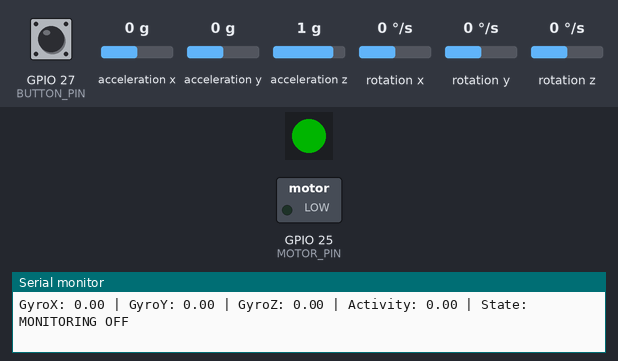
A sketch run on a simulated ESP32. Parts: 1 RGB LEDs in strip order, left to right, switched loads named in the sketch (green lamp = pin HIGH), the last lines printed to the serial monitor. The inputs (shaded band) are chosen by the test bench; at power-on: GPIO 27 (BUTTON_PIN) HIGH, rotation x 0 °/s, acceleration x 0 g, acceleration y 0 g, acceleration z 1 g, rotation y 0 °/s, rotation z 0 °/s. Dim RGB values are drawn brighter than linear; WiFi joins after 1.5 s; servers stay silent unless stated; uploads are accepted with an empty reply.

Above: at 5.4 s.
5.5 s: GPIO 27 (BUTTON_PIN) pulled LOW for 0.15 s
At 6.1 s:
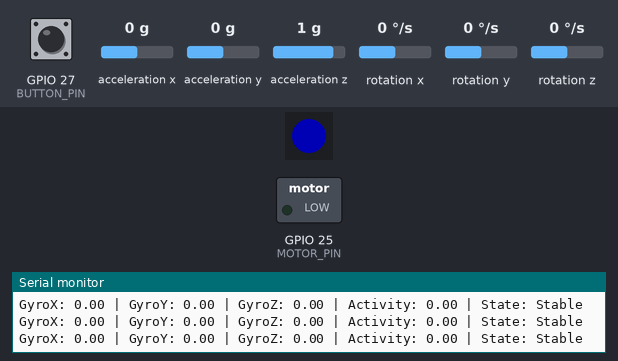
7.1 s: rotation x set to -117 °/s
At 7.8 s:
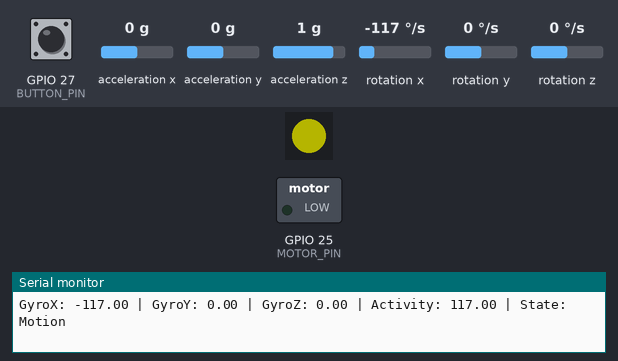
8.6 s: rotation x set to -125 °/s
At 8.7 s:
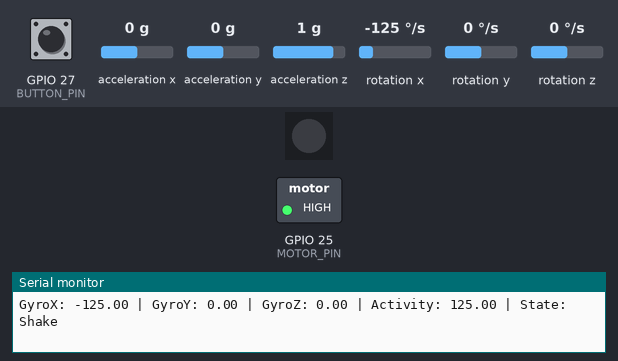
11.6 s: GPIO 27 (BUTTON_PIN) pulled LOW for 1 s
At 12.0 s:
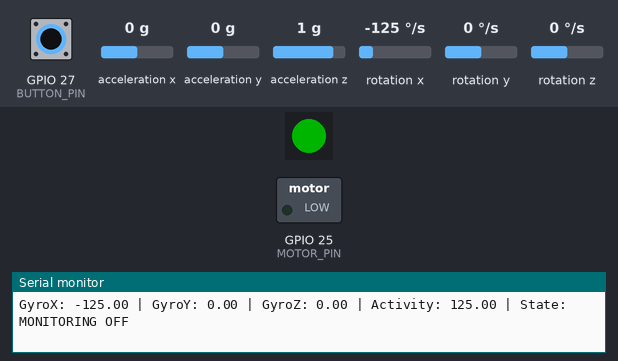
14.1 s: GPIO 27 (BUTTON_PIN) pulled LOW for 3.2 s
At 14.5 s:
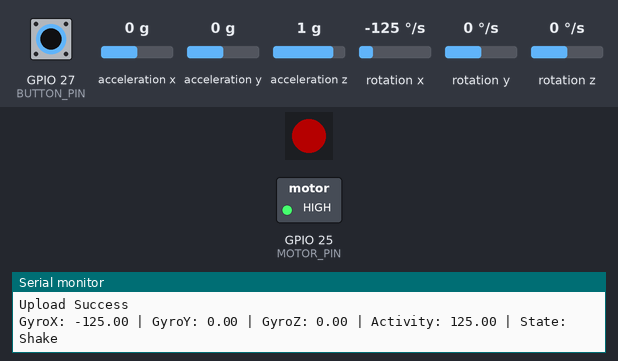
18.8 s: rotation x set to -100 °/s
At 19.1 s:
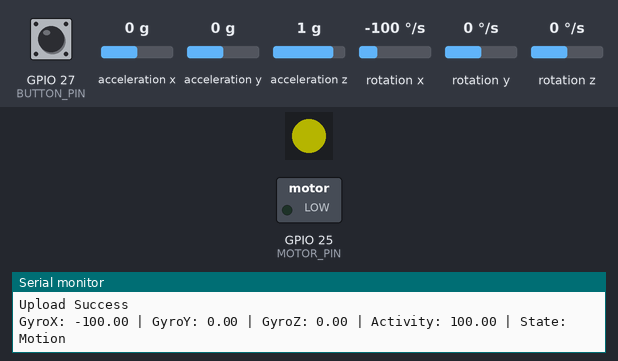
Timing chart, 0 to 21.3 s (numbered marks = the images above; inputs shaded):
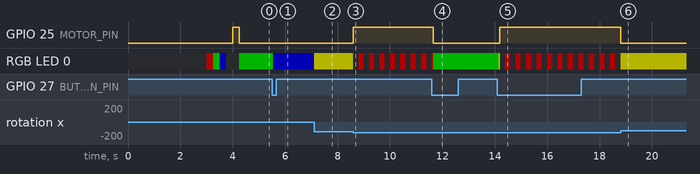

Measured:
- the behaviour switches between -120 and -121 °/s on rotation x (found by bisection; images 2 and 3)
- after the input at 5.5 s, RGB LED 0: RGB(0, 64, 0) → RGB(0, 0, 64) after 0.05 s
- after the input at 7.1 s, RGB LED 0: RGB(0, 0, 64) → RGB(64, 64, 0) at once
- after the input at 8.6 s, GPIO 25 (MOTOR_PIN): LOW → HIGH at once; RGB LED 0: alternates RGB(64, 0, 0) for 0.20 s and off for 0.20 s, starting at once
- after the input at 11.6 s, GPIO 25 (MOTOR_PIN): HIGH → LOW after 0.05 s
- after the input at 14.1 s, GPIO 25 (MOTOR_PIN): LOW → HIGH after 0.08 s; RGB LED 0: RGB(0, 64, 0) → RGB(64, 64, 0) after 0.05 s, then repeats every 0.40 s: off 0.20 s, RGB(64, 0, 0) 0.20 s
- after the input at 18.8 s, GPIO 25 (MOTOR_PIN): HIGH → LOW at once

The sketch:

Motionlogger101.ino
```cpp
#include <Wire.h>
#include <WiFi.h>
#include <HTTPClient.h>
#include <WiFiClientSecure.h>
#include <MPU6050_tockn.h>
#include <Adafruit_NeoPixel.h>

// ======================== CONFIGURATION ========================

const char* ssid = "Pixel_2117";
const char* password = "Gj05lh@3467";

const char* GOOGLE_SCRIPT_URL =
    "https://script.google.com/macros/s/AKfycbz9Z-aAJifnZ4eQxuKt7BT4tE6Qk9MCAONts4fXTmr1R6IK8vva0Mt_qDTQazYHTCVJTw/exec";

const uint8_t SDA_PIN = 21;
const uint8_t SCL_PIN = 22;
const uint8_t NEOPIXEL_PIN = 26;
const uint8_t MOTOR_PIN = 25;
const uint8_t BUTTON_PIN = 27;
const uint8_t PIXEL_COUNT = 1;

const float STABLE_THRESHOLD = 5.0f;
const float MOTION_THRESHOLD = 25.0f;
const float SHAKE_THRESHOLD = 120.0f;

const float FILTER_OLD_WEIGHT = 0.8f;
const float FILTER_NEW_WEIGHT = 0.2f;

const unsigned long RED_FLASH_INTERVAL = 200;
const unsigned long SERIAL_INTERVAL = 100;
const unsigned long BUTTON_DEBOUNCE_TIME = 50;
const unsigned long STARTUP_STEP_TIME = 250;
const unsigned long STARTUP_MOTOR_TIME = 250;

const unsigned long UPLOAD_INTERVAL = 5000;
const unsigned long WIFI_RETRY_INTERVAL = 5000;
const uint16_t HTTP_TIMEOUT = 5000;
const uint8_t UPLOAD_QUEUE_LENGTH = 10;

const uint8_t LED_BRIGHTNESS = 64;
const uint8_t COLOR_LEVEL = 255;

// ===============================================================

enum ActivityState {
  STABLE,
  MOTION,
  SHAKE
};

enum UploadEvent {
  HEARTBEAT,
  STABLE_EVENT,
  MOTION_STARTED,
  SHAKE_STARTED
};

struct UploadRecord {
  float activity;
  ActivityState state;
  UploadEvent event;
};

MPU6050 mpu(Wire);
Adafruit_NeoPixel pixel(
    PIXEL_COUNT,
    NEOPIXEL_PIN,
    NEO_GRB + NEO_KHZ800);

QueueHandle_t uploadQueue = nullptr;
portMUX_TYPE activityMux = portMUX_INITIALIZER_UNLOCKED;

bool monitoringEnabled = false;
bool lastRawButtonState = HIGH;
bool stableButtonState = HIGH;

bool lastWiFiConnected = false;

unsigned long lastButtonChangeTime = 0;
unsigned long lastSerialTime = 0;
unsigned long lastWiFiRetryTime = 0;

float gyroX = 0.0f;
float gyroY = 0.0f;
float gyroZ = 0.0f;
float activity = 0.0f;

ActivityState currentState = STABLE;

volatile int lastHttpResponse = 0;

uint32_t lastLEDColor = 0;
bool ledInitialized = false;

void initializeHardware();
void startupAnimation();
void readButton();
void readIMU();
void calculateActivity();
void updateOutputs();
void printStatus();
void setLED(uint8_t red, uint8_t green, uint8_t blue);
void startWiFi();
void maintainWiFi();
void queueStateUpload(ActivityState state, float value);
void sendToGoogleSheets(const UploadRecord& record);
void uploadTask(void* parameter);
const char* getStateName(ActivityState state);
const char* getEventName(UploadEvent event);

// Initializes the existing hardware.
void initializeHardware() {
  pinMode(BUTTON_PIN, INPUT_PULLUP);
  pinMode(MOTOR_PIN, OUTPUT);
  digitalWrite(MOTOR_PIN, LOW);

  pixel.begin();
  pixel.setBrightness(LED_BRIGHTNESS);
  pixel.clear();
  pixel.show();

  Wire.begin(SDA_PIN, SCL_PIN);
  Wire.setClock(400000);

  mpu.begin();

  Serial.println("[IMU] Calibrating gyro");
  mpu.calcGyroOffsets(true);
  Serial.println("[IMU] Calibration complete");
}

// Runs the existing startup animation.
void startupAnimation() {
  setLED(COLOR_LEVEL, 0, 0);
  delay(STARTUP_STEP_TIME);

  setLED(0, COLOR_LEVEL, 0);
  delay(STARTUP_STEP_TIME);

  setLED(0, 0, COLOR_LEVEL);
  delay(STARTUP_STEP_TIME);

  setLED(0, 0, 0);
  delay(STARTUP_STEP_TIME);

  digitalWrite(MOTOR_PIN, HIGH);
  delay(STARTUP_MOTOR_TIME);
  digitalWrite(MOTOR_PIN, LOW);
}

// Debounces the button and toggles monitoring.
void readButton() {
  const bool rawButtonState = digitalRead(BUTTON_PIN);
  const unsigned long now = millis();

  if (rawButtonState != lastRawButtonState) {
    lastRawButtonState = rawButtonState;
    lastButtonChangeTime = now;
  }

  if ((now - lastButtonChangeTime) >= BUTTON_DEBOUNCE_TIME &&
      rawButtonState != stableButtonState) {
    stableButtonState = rawButtonState;

    if (stableButtonState == LOW) {
      monitoringEnabled = !monitoringEnabled;
      activity = 0.0f;
      currentState = STABLE;
      digitalWrite(MOTOR_PIN, LOW);

      Serial.print("[BUTTON] Monitoring ");
      Serial.println(monitoringEnabled ? "ON" : "OFF");
    }
  }
}

// Refreshes the MPU6050 and reads its gyroscope.
void readIMU() {
  mpu.update();

  gyroX = mpu.getGyroX();
  gyroY = mpu.getGyroY();
  gyroZ = mpu.getGyroZ();
}

// Runs the existing motion classification.
void calculateActivity() {
  float newActivity =
      fabsf(gyroX) +
      fabsf(gyroY) +
      fabsf(gyroZ);

  if (newActivity < STABLE_THRESHOLD) {
    newActivity = 0.0f;
  }

  activity =
      (activity * FILTER_OLD_WEIGHT) +
      (newActivity * FILTER_NEW_WEIGHT);

  if (!monitoringEnabled) {
    currentState = STABLE;
    return;
  }

  const ActivityState previousState = currentState;

  if (activity >= SHAKE_THRESHOLD) {
    currentState = SHAKE;
  } else if (activity >= MOTION_THRESHOLD) {
    currentState = MOTION;
  } else {
    currentState = STABLE;
  }

  if (currentState != previousState) {
    queueStateUpload(currentState, activity);
  }
}

// Runs the existing LED and motor behavior.
void updateOutputs() {
  if (!monitoringEnabled) {
    digitalWrite(MOTOR_PIN, LOW);
    setLED(0, COLOR_LEVEL, 0);
    return;
  }

  switch (currentState) {
    case STABLE:
      digitalWrite(MOTOR_PIN, LOW);
      setLED(0, 0, COLOR_LEVEL);
      break;

    case MOTION:
      digitalWrite(MOTOR_PIN, LOW);
      setLED(COLOR_LEVEL, COLOR_LEVEL, 0);
      break;

    case SHAKE: {
      digitalWrite(MOTOR_PIN, HIGH);

      const bool redOn =
          ((millis() / RED_FLASH_INTERVAL) % 2UL) == 0;

      if (redOn) {
        setLED(COLOR_LEVEL, 0, 0);
      } else {
        setLED(0, 0, 0);
      }
      break;
    }
  }
}

// Prints the existing motion status.
void printStatus() {
  const unsigned long now = millis();

  if ((now - lastSerialTime) < SERIAL_INTERVAL) {
    return;
  }

  lastSerialTime = now;

  Serial.print("GyroX: ");
  Serial.print(gyroX, 2);
  Serial.print(" | GyroY: ");
  Serial.print(gyroY, 2);
  Serial.print(" | GyroZ: ");
  Serial.print(gyroZ, 2);
  Serial.print(" | Activity: ");
  Serial.print(activity, 2);
  Serial.print(" | State: ");

  if (monitoringEnabled) {
    Serial.println(getStateName(currentState));
  } else {
    Serial.println("MONITORING OFF");
  }
}

// Writes a NeoPixel color only when it changes.
void setLED(uint8_t red, uint8_t green, uint8_t blue) {
  const uint32_t color = pixel.Color(red, green, blue);

  if (!ledInitialized || color != lastLEDColor) {
    ledInitialized = true;
    lastLEDColor = color;
    pixel.setPixelColor(0, color);
    pixel.show();
  }
}

// Starts the initial non-blocking WiFi connection.
void startWiFi() {
  WiFi.mode(WIFI_STA);
  WiFi.setAutoReconnect(true);
  WiFi.begin(ssid, password);

  lastWiFiRetryTime = millis();
  lastWiFiConnected = false;
}

// Monitors WiFi and retries without blocking the main loop.
void maintainWiFi() {
  const bool connected = WiFi.status() == WL_CONNECTED;
  const unsigned long now = millis();

  if (connected && !lastWiFiConnected) {
    Serial.println("WiFi Connected");
  } else if (!connected && lastWiFiConnected) {
    Serial.println("WiFi Lost");
  }

  lastWiFiConnected = connected;

  if (!connected &&
      (now - lastWiFiRetryTime) >= WIFI_RETRY_INTERVAL) {
    lastWiFiRetryTime = now;
    WiFi.begin(ssid, password);
  }
}

// Queues an immediate state-change upload.
void queueStateUpload(ActivityState state, float value) {
  if (!monitoringEnabled || uploadQueue == nullptr) {
    return;
  }

  UploadRecord record;
  record.activity = value;
  record.state = state;

  switch (state) {
    case STABLE:
      record.event = STABLE_EVENT;
      break;

    case MOTION:
      record.event = MOTION_STARTED;
      break;

    case SHAKE:
      record.event = SHAKE_STARTED;
      break;
  }

  xQueueSend(uploadQueue, &record, 0);
}

// Sends one record to Google Sheets using HTTPS GET.
void sendToGoogleSheets(const UploadRecord& record) {
  if (WiFi.status() != WL_CONNECTED) {
    return;
  }

  String url;
  url.reserve(320);
  url = GOOGLE_SCRIPT_URL;
  url += "?activity=";
  url += String(record.activity, 2);
  url += "&state=";
  url += getStateName(record.state);

  if (record.event != HEARTBEAT) {
    url += "&event=";
    url += getEventName(record.event);
  }

  url.replace(" ", "%20");

  WiFiClientSecure client;
  client.setInsecure();

  HTTPClient http;
  http.setTimeout(HTTP_TIMEOUT);
  http.setFollowRedirects(HTTPC_STRICT_FOLLOW_REDIRECTS);

  if (!http.begin(client, url)) {
    lastHttpResponse = -1;
    Serial.println("Upload Failed");
    return;
  }

  const int responseCode = http.GET();
  lastHttpResponse = responseCode;

  Serial.print("HTTP Response Code: ");
  Serial.println(responseCode);

  if (responseCode >= 200 && responseCode < 300) {
    Serial.println("Upload Success");
  } else {
    Serial.println("Upload Failed");
  }

  http.end();
}

// Handles all potentially blocking network requests off the main loop.
void uploadTask(void* parameter) {
  (void)parameter;

  unsigned long lastHeartbeatTime = millis();
  UploadRecord queuedRecord;

  for (;;) {
    if (xQueueReceive(
            uploadQueue,
            &queuedRecord,
            pdMS_TO_TICKS(50)) == pdTRUE) {
      if (monitoringEnabled &&
          WiFi.status() == WL_CONNECTED) {
        sendToGoogleSheets(queuedRecord);
      }
    }

    const unsigned long now = millis();

    if (monitoringEnabled &&
        (now - lastHeartbeatTime) >= UPLOAD_INTERVAL) {
      lastHeartbeatTime = now;

      UploadRecord heartbeat;

      portENTER_CRITICAL(&activityMux);
      heartbeat.activity = activity;
      heartbeat.state = currentState;
      portEXIT_CRITICAL(&activityMux);

      heartbeat.event = HEARTBEAT;

      if (WiFi.status() == WL_CONNECTED) {
        sendToGoogleSheets(heartbeat);
      }
    }

    if (!monitoringEnabled) {
      lastHeartbeatTime = now;
    }

    vTaskDelay(pdMS_TO_TICKS(10));
  }
}

// Returns the Google Sheets state name.
const char* getStateName(ActivityState state) {
  switch (state) {
    case STABLE:
      return "Stable";

    case MOTION:
      return "Motion";

    case SHAKE:
      return "Shake";

    default:
      return "Stable";
  }
}

// Returns the Google Sheets event name.
const char* getEventName(UploadEvent event) {
  switch (event) {
    case STABLE_EVENT:
      return "Stable";

    case MOTION_STARTED:
      return "Motion Started";

    case SHAKE_STARTED:
      return "Shake Started";

    case HEARTBEAT:
    default:
      return "";
  }
}

// Initializes the complete device.
void setup() {
  Serial.begin(115200);

  initializeHardware();
  startupAnimation();

  uploadQueue =
      xQueueCreate(UPLOAD_QUEUE_LENGTH, sizeof(UploadRecord));

  startWiFi();

  xTaskCreatePinnedToCore(
      uploadTask,
      "GoogleSheets",
      8192,
      nullptr,
      1,
      nullptr,
      0);

  monitoringEnabled = false;
  currentState = STABLE;
  updateOutputs();

  Serial.println("[BOOT] COMPLETE");
}

// Runs all responsive device services.
void loop() {
  maintainWiFi();
  readButton();
  readIMU();
  calculateActivity();
  updateOutputs();
  printStatus();
}
```
